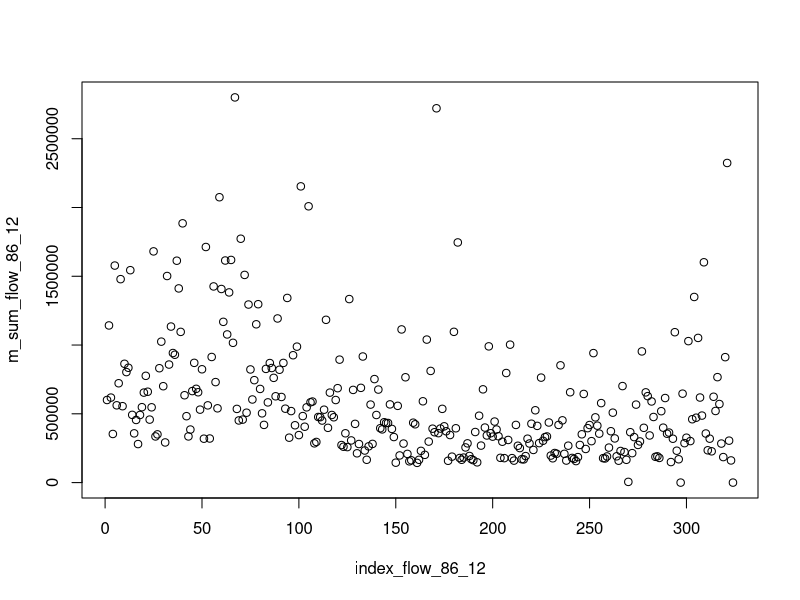
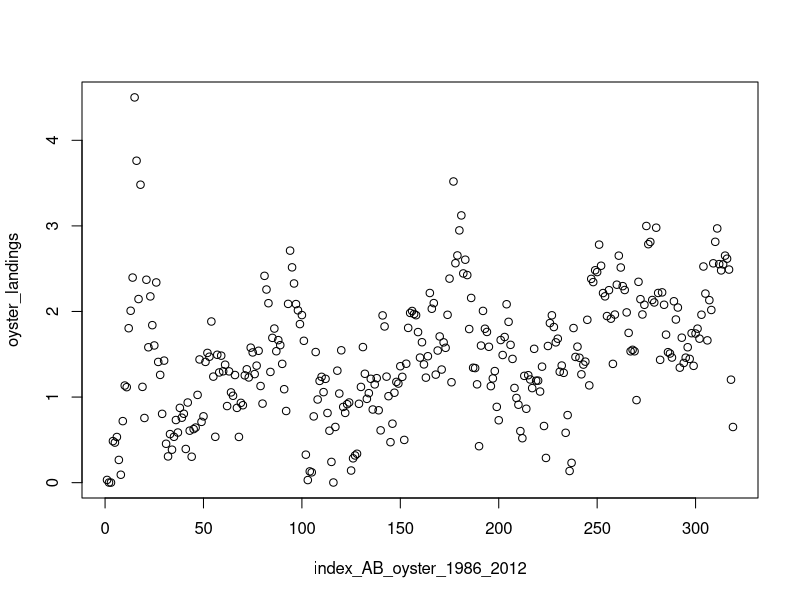

Recreate these plots in R, in order. (Note: this script raises an error after producing the figures.)
   ################################################################################
#    Plots of monthly flow sum and landings            
############################################################################### 
#setwd('C:\\Users\\Mike Dodrill\\Desktop\\Flow Summaries\\DATA')
setwd('F:/Oyster/Apalachicola oyster/Apalach flow data/Flow_sum')

rm(list=ls(all=TRUE))

d1=read.csv("Apalach_flow_1950_2012.csv")                             
str(d1)                                                               
head(d1)                                                              
                                                                                                                 
class(d1$Date)                                                        
d1$Date = as.POSIXct(strptime(as.character(d1$Date),"%m/%d/%Y"))     
# -------------------------- pre 2000 ---------------------------------------- #
test = which(substr(d1$Date,1,4)=='1986')[1]     # find which row a specific year starts
flow_86_12 = d1[12877:22647,]       # 1986-2012   
head(flow_86_12)

month = as.character(c('01','02','03','04','05','06','07','08','09','10','11','12'))
year = unique(substr(flow_86_12$Date,1,4))         # Unique years for 1986-2012 data
m_sum_flow_86_12 = matrix(NA,length(year),12)      # object to fill with loop 

# Calculate total monthy discharge 
for(i in 1:length(year)){                        
    yr = subset(d1, substr(d1$Date,1,4)==year[i])       # loop across years
        for(j in 1:length(month)){                      # loop across months
        ind = which(substr(yr$Date[],6,7)==month[j])
        m_sum_flow_86_12[i,j] = sum(yr[ind,][,4])
        }
    }  
      
m_sum_flow_86_12                            # Monthly average for each year

index_flow_86_12 = c(1:length(m_sum_flow_86_12))

plot(index_flow_86_12,m_sum_flow_86_12)

##ok so above you have it plotting the monthly sum of flow from 1986 to 2012
##so now you need to use the trick from the water_q_plots_1986_2012 code
##to create an index vector from 1 to however long the number of monthly sums
##is and plot that as the X
##you would then read in the landings data by month and then make sure that is the
##same length as the monthly flow sums and plot those together

doyster=read.csv("FL_oysters_month.csv",header=T)
AB_oyster = subset(doyster, doyster$Region=='APALACHICOLA BAY AREA')
AB_oyster_1986_2012 = subset(AB_oyster, AB_oyster$Year>'1985')

oyster_landings=  (AB_oyster_1986_2012$Pounds/100000)

index_AB_oyster_1986_2012 = c(1:length(AB_oyster_1986_2012$Pounds))
plot(index_AB_oyster_1986_2012,oyster_landings)
plot(m_sum_flow_86_12,AB_oyster_1986_2012$Pounds)     


